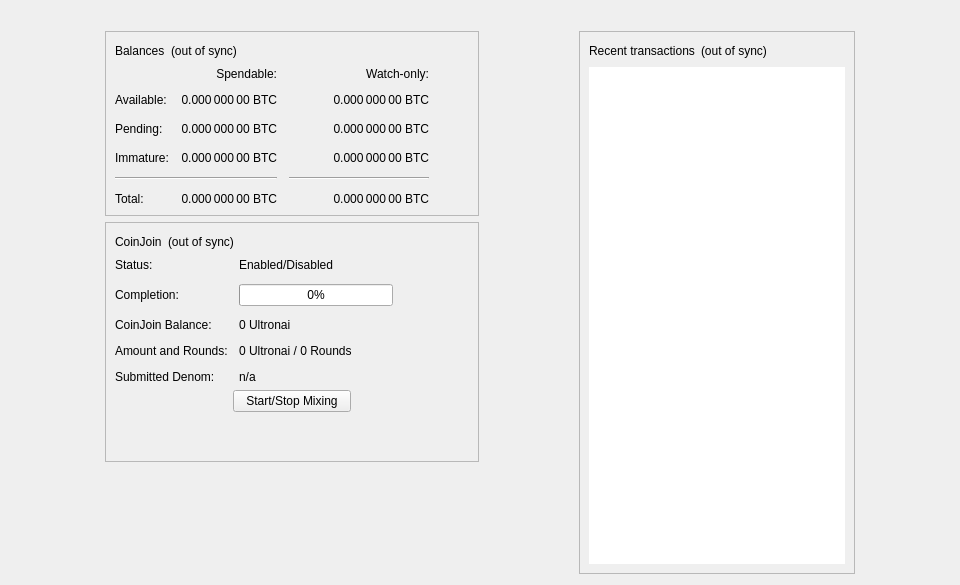
<?xml version="1.0" encoding="UTF-8"?>
<ui version="4.0">
 <class>OverviewPage</class>
 <widget class="QWidget" name="OverviewPage">
  <property name="geometry">
   <rect>
    <x>0</x>
    <y>0</y>
    <width>960</width>
    <height>585</height>
   </rect>
  </property>
  <property name="minimumSize">
   <size>
    <width>960</width>
    <height>0</height>
   </size>
  </property>
  <property name="windowTitle">
   <string>Form</string>
  </property>
  <layout class="QVBoxLayout" name="topLayout">
   <item>
    <widget class="QLabel" name="labelAlerts">
     <property name="visible">
      <bool>false</bool>
     </property>
     <property name="wordWrap">
      <bool>true</bool>
     </property>
     <property name="margin">
      <number>3</number>
     </property>
     <property name="textInteractionFlags">
      <set>Qt::TextSelectableByMouse</set>
     </property>
    </widget>
   </item>
   <item>
    <layout class="QHBoxLayout" name="horizontalLayout" stretch="1,0,1,0,1">
     <item>
      <spacer name="horizontalSpacerLeft">
       <property name="orientation">
        <enum>Qt::Horizontal</enum>
       </property>
       <property name="sizeType">
        <enum>QSizePolicy::Preferred</enum>
       </property>
       <property name="sizeHint" stdset="0">
        <size>
         <width>10</width>
         <height>20</height>
        </size>
       </property>
      </spacer>
     </item>
     <item>
      <layout class="QVBoxLayout" name="verticalLayout_2">
       <item>
        <widget class="QFrame" name="frame">
         <property name="frameShape">
          <enum>QFrame::StyledPanel</enum>
         </property>
         <property name="frameShadow">
          <enum>QFrame::Raised</enum>
         </property>
         <layout class="QVBoxLayout" name="verticalLayout_4">
          <item>
           <layout class="QHBoxLayout" name="horizontalLayout_4">
            <item>
             <widget class="QLabel" name="label_5">
              <property name="text">
               <string>Balances</string>
              </property>
             </widget>
            </item>
            <item>
             <widget class="QLabel" name="labelWalletStatus">
              <property name="toolTip">
               <string>The displayed information may be out of date. Your wallet automatically synchronizes with the Ultronai network after a connection is established, but this process has not completed yet.</string>
              </property>
              <property name="text">
               <string notr="true">(out of sync)</string>
              </property>
              <property name="alignment">
               <set>Qt::AlignLeading|Qt::AlignLeft|Qt::AlignVCenter</set>
              </property>
             </widget>
            </item>
            <item>
             <spacer name="horizontalSpacer_3">
              <property name="orientation">
               <enum>Qt::Horizontal</enum>
              </property>
              <property name="sizeHint" stdset="0">
               <size>
                <width>40</width>
                <height>20</height>
               </size>
              </property>
             </spacer>
            </item>
           </layout>
          </item>
          <item>
           <layout class="QGridLayout" name="gridLayout">
            <property name="spacing">
             <number>12</number>
            </property>
            <item row="2" column="2">
             <widget class="QLabel" name="labelWatchPending">
              <property name="cursor">
               <cursorShape>IBeamCursor</cursorShape>
              </property>
              <property name="toolTip">
               <string>Unconfirmed transactions to watch-only addresses</string>
              </property>
              <property name="text">
               <string notr="true">0.000 000 00 BTC</string>
              </property>
              <property name="alignment">
               <set>Qt::AlignRight|Qt::AlignTrailing|Qt::AlignVCenter</set>
              </property>
              <property name="textInteractionFlags">
               <set>Qt::LinksAccessibleByMouse|Qt::TextSelectableByKeyboard|Qt::TextSelectableByMouse</set>
              </property>
             </widget>
            </item>
            <item row="2" column="1">
             <widget class="QLabel" name="labelUnconfirmed">
              <property name="cursor">
               <cursorShape>IBeamCursor</cursorShape>
              </property>
              <property name="toolTip">
               <string>Total of transactions that have yet to be confirmed, and do not yet count toward the spendable balance</string>
              </property>
              <property name="text">
               <string notr="true">0.000 000 00 BTC</string>
              </property>
              <property name="alignment">
               <set>Qt::AlignRight|Qt::AlignTrailing|Qt::AlignVCenter</set>
              </property>
              <property name="textInteractionFlags">
               <set>Qt::LinksAccessibleByMouse|Qt::TextSelectableByKeyboard|Qt::TextSelectableByMouse</set>
              </property>
             </widget>
            </item>
            <item row="3" column="2">
             <widget class="QLabel" name="labelWatchImmature">
              <property name="cursor">
               <cursorShape>IBeamCursor</cursorShape>
              </property>
              <property name="toolTip">
               <string>Mined balance in watch-only addresses that has not yet matured</string>
              </property>
              <property name="text">
               <string notr="true">0.000 000 00 BTC</string>
              </property>
              <property name="alignment">
               <set>Qt::AlignRight|Qt::AlignTrailing|Qt::AlignVCenter</set>
              </property>
              <property name="textInteractionFlags">
               <set>Qt::LinksAccessibleByMouse|Qt::TextSelectableByKeyboard|Qt::TextSelectableByMouse</set>
              </property>
             </widget>
            </item>
            <item row="4" column="0" colspan="2">
             <widget class="Line" name="lineSpendableBalance">
              <property name="orientation">
               <enum>Qt::Horizontal</enum>
              </property>
             </widget>
            </item>
            <item row="4" column="2">
             <widget class="Line" name="lineWatchBalance">
              <property name="sizePolicy">
               <sizepolicy hsizetype="Preferred" vsizetype="Fixed">
                <horstretch>0</horstretch>
                <verstretch>0</verstretch>
               </sizepolicy>
              </property>
              <property name="minimumSize">
               <size>
                <width>140</width>
                <height>0</height>
               </size>
              </property>
              <property name="orientation">
               <enum>Qt::Horizontal</enum>
              </property>
             </widget>
            </item>
            <item row="5" column="0">
             <widget class="QLabel" name="labelTotalText">
              <property name="text">
               <string>Total:</string>
              </property>
             </widget>
            </item>
            <item row="3" column="1">
             <widget class="QLabel" name="labelImmature">
              <property name="cursor">
               <cursorShape>IBeamCursor</cursorShape>
              </property>
              <property name="toolTip">
               <string>Mined balance that has not yet matured</string>
              </property>
              <property name="text">
               <string notr="true">0.000 000 00 BTC</string>
              </property>
              <property name="alignment">
               <set>Qt::AlignRight|Qt::AlignTrailing|Qt::AlignVCenter</set>
              </property>
              <property name="textInteractionFlags">
               <set>Qt::LinksAccessibleByMouse|Qt::TextSelectableByKeyboard|Qt::TextSelectableByMouse</set>
              </property>
             </widget>
            </item>
            <item row="2" column="3">
             <spacer name="horizontalSpacer_2">
              <property name="orientation">
               <enum>Qt::Horizontal</enum>
              </property>
              <property name="sizeHint" stdset="0">
               <size>
                <width>40</width>
                <height>20</height>
               </size>
              </property>
             </spacer>
            </item>
            <item row="3" column="0">
             <widget class="QLabel" name="labelImmatureText">
              <property name="text">
               <string>Immature:</string>
              </property>
             </widget>
            </item>
            <item row="5" column="1">
             <widget class="QLabel" name="labelTotal">
              <property name="cursor">
               <cursorShape>IBeamCursor</cursorShape>
              </property>
              <property name="toolTip">
               <string>Your current total balance</string>
              </property>
              <property name="text">
               <string notr="true">0.000 000 00 BTC</string>
              </property>
              <property name="alignment">
               <set>Qt::AlignRight|Qt::AlignTrailing|Qt::AlignVCenter</set>
              </property>
              <property name="textInteractionFlags">
               <set>Qt::LinksAccessibleByMouse|Qt::TextSelectableByKeyboard|Qt::TextSelectableByMouse</set>
              </property>
             </widget>
            </item>
            <item row="5" column="2">
             <widget class="QLabel" name="labelWatchTotal">
              <property name="cursor">
               <cursorShape>IBeamCursor</cursorShape>
              </property>
              <property name="toolTip">
               <string>Current total balance in watch-only addresses</string>
              </property>
              <property name="text">
               <string notr="true">0.000 000 00 BTC</string>
              </property>
              <property name="alignment">
               <set>Qt::AlignRight|Qt::AlignTrailing|Qt::AlignVCenter</set>
              </property>
              <property name="textInteractionFlags">
               <set>Qt::LinksAccessibleByMouse|Qt::TextSelectableByKeyboard|Qt::TextSelectableByMouse</set>
              </property>
             </widget>
            </item>
            <item row="0" column="2">
             <widget class="QLabel" name="labelWatchonly">
              <property name="text">
               <string>Watch-only:</string>
              </property>
              <property name="alignment">
               <set>Qt::AlignRight|Qt::AlignTrailing|Qt::AlignVCenter</set>
              </property>
             </widget>
            </item>
            <item row="1" column="0">
             <widget class="QLabel" name="labelBalanceText">
              <property name="text">
               <string>Available:</string>
              </property>
             </widget>
            </item>
            <item row="1" column="1">
             <widget class="QLabel" name="labelBalance">
              <property name="cursor">
               <cursorShape>IBeamCursor</cursorShape>
              </property>
              <property name="toolTip">
               <string>Your current spendable balance</string>
              </property>
              <property name="text">
               <string notr="true">0.000 000 00 BTC</string>
              </property>
              <property name="alignment">
               <set>Qt::AlignRight|Qt::AlignTrailing|Qt::AlignVCenter</set>
              </property>
              <property name="textInteractionFlags">
               <set>Qt::LinksAccessibleByMouse|Qt::TextSelectableByKeyboard|Qt::TextSelectableByMouse</set>
              </property>
             </widget>
            </item>
            <item row="1" column="2">
             <widget class="QLabel" name="labelWatchAvailable">
              <property name="cursor">
               <cursorShape>IBeamCursor</cursorShape>
              </property>
              <property name="toolTip">
               <string>Your current balance in watch-only addresses</string>
              </property>
              <property name="text">
               <string notr="true">0.000 000 00 BTC</string>
              </property>
              <property name="alignment">
               <set>Qt::AlignRight|Qt::AlignTrailing|Qt::AlignVCenter</set>
              </property>
              <property name="textInteractionFlags">
               <set>Qt::LinksAccessibleByMouse|Qt::TextSelectableByKeyboard|Qt::TextSelectableByMouse</set>
              </property>
             </widget>
            </item>
            <item row="2" column="0">
             <widget class="QLabel" name="labelPendingText">
              <property name="text">
               <string>Pending:</string>
              </property>
             </widget>
            </item>
            <item row="0" column="1">
             <widget class="QLabel" name="labelSpendable">
              <property name="text">
               <string>Spendable:</string>
              </property>
              <property name="alignment">
               <set>Qt::AlignRight|Qt::AlignTrailing|Qt::AlignVCenter</set>
              </property>
             </widget>
            </item>
           </layout>
          </item>
         </layout>
        </widget>
       </item>
       <item>
        <widget class="QFrame" name="frameCoinJoin">
         <property name="layoutDirection">
          <enum>Qt::LeftToRight</enum>
         </property>
         <property name="frameShape">
          <enum>QFrame::StyledPanel</enum>
         </property>
         <property name="frameShadow">
          <enum>QFrame::Raised</enum>
         </property>
         <layout class="QVBoxLayout" name="VerticalLayout_PS1">
          <item>
           <layout class="QHBoxLayout" name="horizontalLayout_5">
            <item>
             <widget class="QLabel" name="labelCoinJoinHeader">
              <property name="text">
               <string notr="true">CoinJoin</string>
              </property>
             </widget>
            </item>
            <item>
             <widget class="QLabel" name="labelCoinJoinSyncStatus">
              <property name="toolTip">
               <string>The displayed information may be out of date. Your wallet automatically synchronizes with the Ultronai network after a connection is established, but this process has not completed yet.</string>
              </property>
              <property name="text">
               <string notr="true">(out of sync)</string>
              </property>
              <property name="alignment">
               <set>Qt::AlignLeading|Qt::AlignLeft|Qt::AlignVCenter</set>
              </property>
             </widget>
            </item>
            <item>
             <spacer name="horizontalSpacer_4">
              <property name="orientation">
               <enum>Qt::Horizontal</enum>
              </property>
              <property name="sizeHint" stdset="0">
               <size>
                <width>40</width>
                <height>20</height>
               </size>
              </property>
             </spacer>
            </item>
           </layout>
          </item>
          <item>
           <layout class="QFormLayout" name="coinJoinFormLayout">
            <property name="fieldGrowthPolicy">
             <enum>QFormLayout::AllNonFixedFieldsGrow</enum>
            </property>
            <property name="horizontalSpacing">
             <number>11</number>
            </property>
            <property name="verticalSpacing">
             <number>12</number>
            </property>
            <item row="0" column="0">
             <widget class="QLabel" name="labelCoinJoinEnabledText">
              <property name="text">
               <string>Status:</string>
              </property>
             </widget>
            </item>
            <item row="0" column="1">
             <widget class="QLabel" name="labelCoinJoinEnabled">
              <property name="text">
               <string>Enabled/Disabled</string>
              </property>
             </widget>
            </item>
            <item row="1" column="0">
             <widget class="QLabel" name="labelCompletitionText">
              <property name="text">
               <string>Completion:</string>
              </property>
             </widget>
            </item>
            <item row="1" column="1">
             <widget class="QProgressBar" name="coinJoinProgress">
              <property name="maximumSize">
               <size>
                <width>154</width>
                <height>16777215</height>
               </size>
              </property>
              <property name="value">
               <number>0</number>
              </property>
             </widget>
            </item>
            <item row="2" column="0">
             <widget class="QLabel" name="labelAnonymizedText">
              <property name="text">
               <string notr="true">CoinJoin Balance:</string>
              </property>
             </widget>
            </item>
            <item row="2" column="1">
             <widget class="QLabel" name="labelAnonymized">
              <property name="text">
               <string notr="true">0 Ultronai</string>
              </property>
             </widget>
            </item>
            <item row="3" column="0">
             <widget class="QLabel" name="labelAmountAndRoundsText">
              <property name="text">
               <string>Amount and Rounds:</string>
              </property>
             </widget>
            </item>
            <item row="3" column="1">
             <widget class="QLabel" name="labelAmountRounds">
              <property name="text">
               <string notr="true">0 Ultronai / 0 Rounds</string>
              </property>
             </widget>
            </item>
            <item row="4" column="0">
             <widget class="QLabel" name="labelSubmittedDenomText">
              <property name="text">
               <string>Submitted Denom:</string>
              </property>
             </widget>
            </item>
            <item row="4" column="1">
             <widget class="QLabel" name="labelSubmittedDenom">
              <property name="toolTip">
               <string>The denominations you submitted to the Smartnode.&lt;br&gt;To mix, other users must submit the exact same denominations.</string>
              </property>
              <property name="text">
               <string>n/a</string>
              </property>
              <property name="wordWrap">
               <bool>true</bool>
              </property>
             </widget>
            </item>
           </layout>
          </item>
          <item>
           <layout class="QVBoxLayout" name="VerticalLayout_PS">
            <item>
             <layout class="QHBoxLayout" name="horizontalLayout_3">
              <property name="topMargin">
               <number>0</number>
              </property>
              <item>
               <spacer name="horizontalSpacer_5">
                <property name="orientation">
                 <enum>Qt::Horizontal</enum>
                </property>
                <property name="sizeHint" stdset="0">
                 <size>
                  <width>40</width>
                  <height>20</height>
                 </size>
                </property>
               </spacer>
              </item>
              <item>
               <widget class="QPushButton" name="toggleCoinJoin">
                <property name="sizePolicy">
                 <sizepolicy hsizetype="MinimumExpanding" vsizetype="Fixed">
                  <horstretch>0</horstretch>
                  <verstretch>0</verstretch>
                 </sizepolicy>
                </property>
                <property name="text">
                 <string>Start/Stop Mixing</string>
                </property>
               </widget>
              </item>
              <item>
               <spacer name="horizontalSpacer_6">
                <property name="orientation">
                 <enum>Qt::Horizontal</enum>
                </property>
                <property name="sizeHint" stdset="0">
                 <size>
                  <width>40</width>
                  <height>20</height>
                 </size>
                </property>
               </spacer>
              </item>
             </layout>
            </item>
            <item>
             <spacer name="verticalSpacer_3">
              <property name="orientation">
               <enum>Qt::Vertical</enum>
              </property>
              <property name="sizeHint" stdset="0">
               <size>
                <width>20</width>
                <height>40</height>
               </size>
              </property>
             </spacer>
            </item>
           </layout>
          </item>
         </layout>
        </widget>
       </item>
       <item>
        <spacer name="verticalSpacer">
         <property name="orientation">
          <enum>Qt::Vertical</enum>
         </property>
         <property name="sizeHint" stdset="0">
          <size>
           <width>20</width>
           <height>40</height>
          </size>
         </property>
        </spacer>
       </item>
      </layout>
     </item>
     <item>
      <spacer name="horizontalSpacerCenter">
       <property name="orientation">
        <enum>Qt::Horizontal</enum>
       </property>
       <property name="sizeHint" stdset="0">
        <size>
         <width>10</width>
         <height>20</height>
        </size>
       </property>
      </spacer>
     </item>
     <item>
      <layout class="QVBoxLayout" name="verticalLayout_3">
       <item>
        <widget class="QFrame" name="frame_2">
         <property name="frameShape">
          <enum>QFrame::StyledPanel</enum>
         </property>
         <property name="frameShadow">
          <enum>QFrame::Raised</enum>
         </property>
         <layout class="QVBoxLayout" name="verticalLayout">
          <item>
           <layout class="QHBoxLayout" name="horizontalLayout_2">
            <item>
             <widget class="QLabel" name="label_4">
              <property name="text">
               <string>Recent transactions</string>
              </property>
             </widget>
            </item>
            <item>
             <widget class="QLabel" name="labelTransactionsStatus">
              <property name="toolTip">
               <string>The displayed information may be out of date. Your wallet automatically synchronizes with the Ultronai network after a connection is established, but this process has not completed yet.</string>
              </property>
              <property name="text">
               <string notr="true">(out of sync)</string>
              </property>
              <property name="alignment">
               <set>Qt::AlignLeading|Qt::AlignLeft|Qt::AlignVCenter</set>
              </property>
             </widget>
            </item>
            <item>
             <spacer name="horizontalSpacer">
              <property name="orientation">
               <enum>Qt::Horizontal</enum>
              </property>
              <property name="sizeHint" stdset="0">
               <size>
                <width>40</width>
                <height>20</height>
               </size>
              </property>
             </spacer>
            </item>
           </layout>
          </item>
          <item>
           <widget class="QListView" name="listTransactions">
            <property name="frameShape">
             <enum>QFrame::NoFrame</enum>
            </property>
            <property name="verticalScrollBarPolicy">
             <enum>Qt::ScrollBarAlwaysOff</enum>
            </property>
            <property name="horizontalScrollBarPolicy">
             <enum>Qt::ScrollBarAlwaysOff</enum>
            </property>
            <property name="selectionMode">
             <enum>QAbstractItemView::NoSelection</enum>
            </property>
           </widget>
          </item>
         </layout>
        </widget>
       </item>
      </layout>
     </item>
     <item>
      <spacer name="horizontalSpacerRight">
       <property name="orientation">
        <enum>Qt::Horizontal</enum>
       </property>
       <property name="sizeType">
        <enum>QSizePolicy::Preferred</enum>
       </property>
       <property name="sizeHint" stdset="0">
        <size>
         <width>10</width>
         <height>20</height>
        </size>
       </property>
      </spacer>
     </item>
    </layout>
   </item>
  </layout>
 </widget>
 <resources/>
 <connections/>
</ui>
